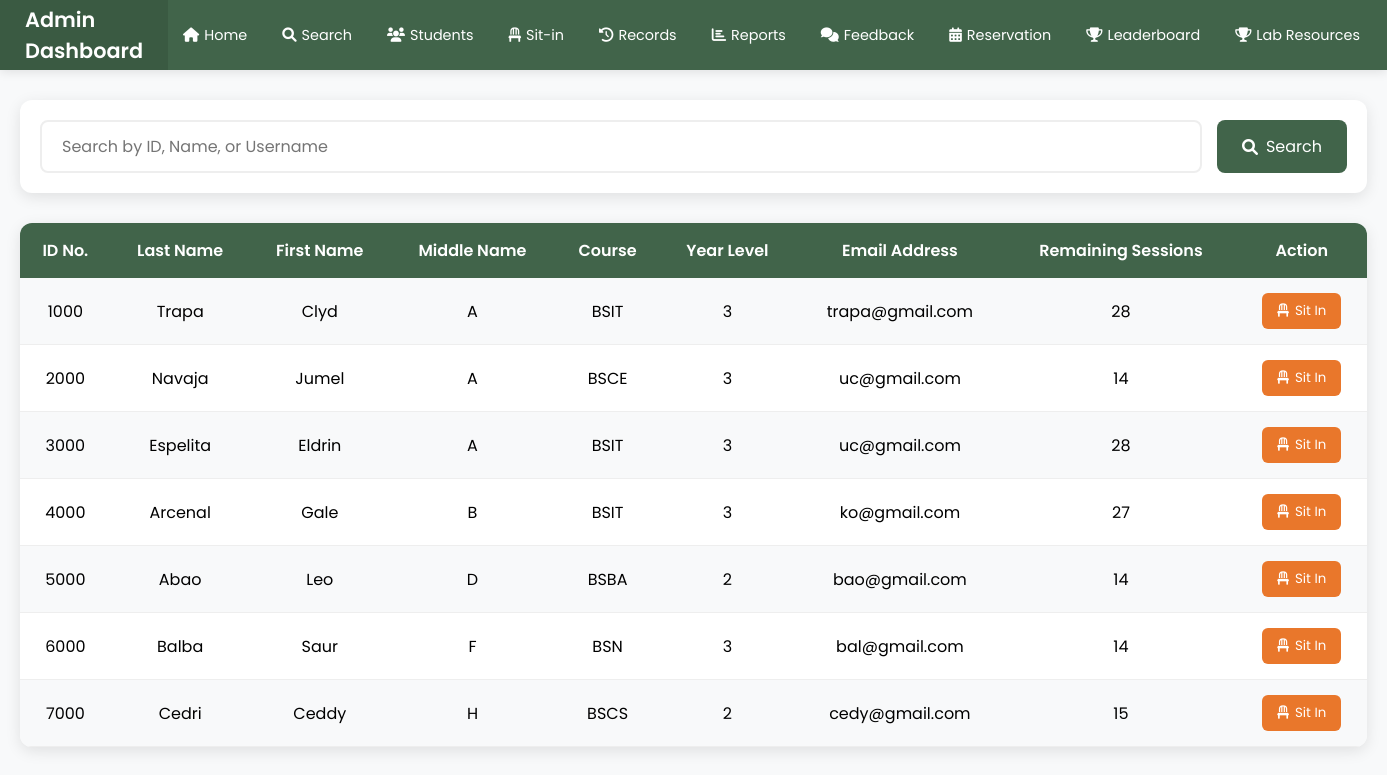
Before: /search with the older database file.
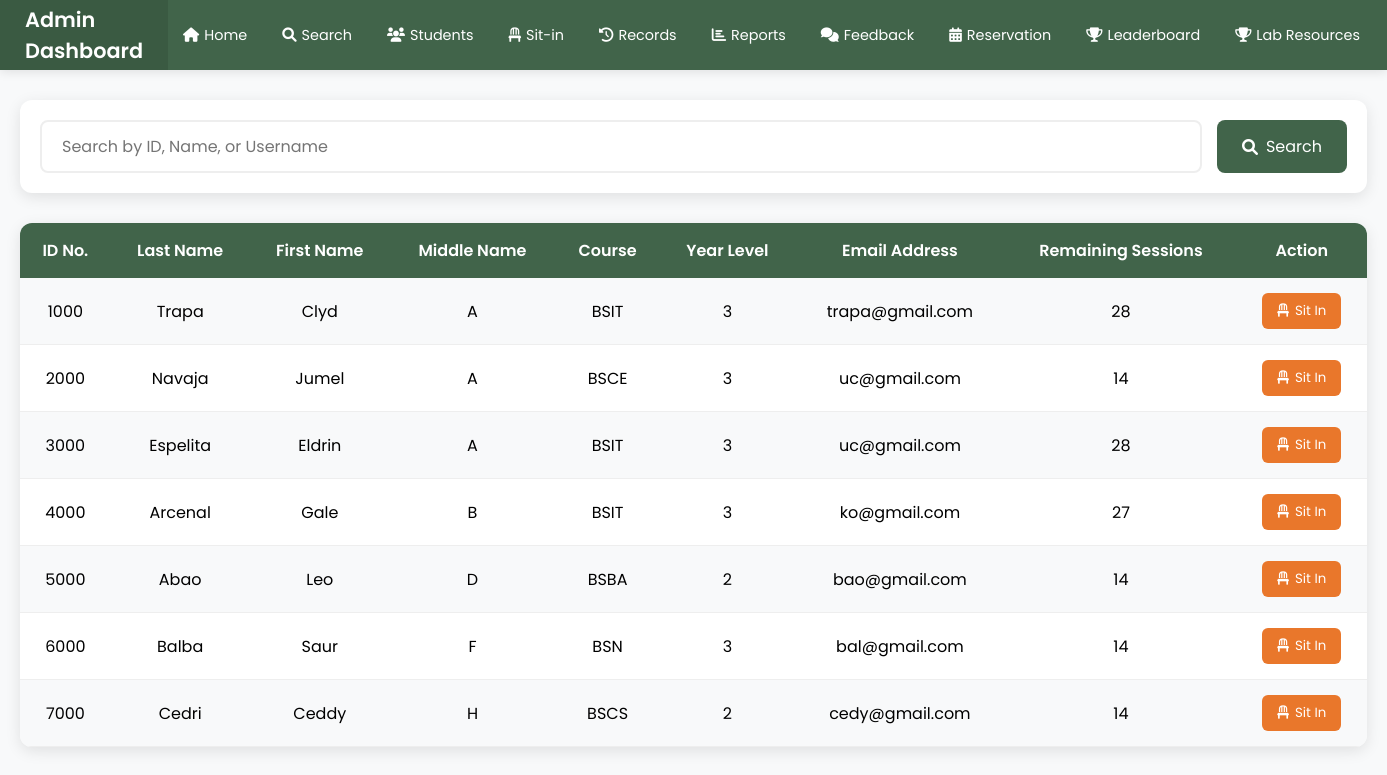
After: the same page with the newer database file.
### tables this page shows
CREATE TABLE users (
            id INTEGER PRIMARY KEY AUTOINCREMENT,
            idno TEXT UNIQUE NOT NULL,
            firstname TEXT NOT NULL,
            lastname TEXT NOT NULL,
            middlename TEXT,
            course TEXT,
            year_level TEXT,
            email_address TEXT,
            password TEXT NOT NULL,
            role TEXT DEFAULT 'student',
            remaining_sessions INTEGER DEFAULT 0,
            profile_pic TEXT
        , points INTEGER DEFAULT 0);

### app.py (the view)
@app.route('/search', methods=['GET', 'POST'])
def search():
    students = []
    search_query = request.form.get('search_query', '')
    with sqlite3.connect('users.db') as conn:
        cursor = conn.cursor()
        if search_query:
            query = '''
                SELECT idno, lastname, firstname, middlename, course, year_level, email_address, remaining_sessions
                FROM users
                WHERE idno LIKE ? OR lastname LIKE ? OR firstname LIKE ?
            '''
            cursor.execute(query, (f'%{search_query}%', f'%{search_query}%', f'%{search_query}%'))
        else:
            query = '''
                SELECT idno, lastname, firstname, middlename, course, year_level, email_address, remaining_sessions
                FROM users
            '''
            cursor.execute(query)
        students = cursor.fetchall()
    return render_template('search.html', students=students)

### templates/search.html (shortened to what this page needs)
<!DOCTYPE html>
<html lang="en">
<head>
    <link rel="stylesheet" href="https://cdnjs.cloudflare.com/ajax/libs/font-awesome/6.0.0/css/all.min.css">
</head>
<body>
    <div class="navbar">
        <div class="logo">Admin Dashboard</div>
        <ul class="nav-links">
            <li><a href="{{ url_for('admin_dashboard') }}"><i class="fas fa-home"></i> Home</a></li>
            <li><a href="{{ url_for('search') }}"><i class="fas fa-search"></i> Search</a></li>
            <li><a href="{{ url_for('students') }}"><i class="fas fa-users"></i> Students</a></li>
            <li><a href="{{ url_for('current_sit_in') }}"><i class="fas fa-chair"></i> Sit-in</a></li>
            <li><a href="{{ url_for('sit_in_records') }}"><i class="fas fa-history"></i> Records</a></li>
            <li><a href="{{ url_for('sit_in_report') }}"><i class="fas fa-chart-bar"></i> Reports</a></li>
            <li><a href="{{ url_for('feedback_report') }}"><i class="fas fa-comments"></i> Feedback</a></li>
            <li><a href="{{ url_for('reservation') }}"><i class="fas fa-calendar-alt"></i> Reservation</a></li>
            <li><a href="{{ url_for('leaderboard') }}"><i class="fas fa-trophy"></i> Leaderboard</a></li>
            <li><a href="{{ url_for('admin_resources') }}"><i class="fas fa-trophy"></i>Lab Resources</a></li>
        </ul>
        <div class="logout-container">
        </div>
    </div>
    <div class="container">
        <form method="POST" action="{{ url_for('search') }}" class="search-box">
            <input type="text" name="search_query" placeholder="Search by ID, Name, or Username">
            <button type="submit">
                <i class="fas fa-search"></i>
                Search
            </button>
        </form>
        <div class="table-container">
            <table>
                <thead>
                    <tr>
                        <th>ID No.</th>
                        <th>Last Name</th>
                        <th>First Name</th>
                        <th>Middle Name</th>
                        <th>Course</th>
                        <th>Year Level</th>
                        <th>Email Address</th>
                        <th>Remaining Sessions</th>
                        <th>Action</th>
                    </tr>
                </thead>
                <tbody>
                    {% for student in students %}
                    <tr>
                        <td>{{ student[0] }}</td>
                        <td>{{ student[1] }}</td>
                        <td>{{ student[2] }}</td>
                        <td>{{ student[3] }}</td>
                        <td>{{ student[4] }}</td>
                        <td>{{ student[5] }}</td>
                        <td>{{ student[6] }}</td>
                        <td>{{ student[7] }}</td>
                        <td>
                            <div class="button-container">
                                <button class="sit-in-btn" onclick="openModal('{{ student[0] }}', '{{ student[1] }}', '{{ student[2] }}')">
                                    <i class="fas fa-chair"></i>
                                    Sit In
                                </button>
                            </div>
                        </td>
                    </tr>
                    {% endfor %}
                </tbody>
            </table>
        </div>
    </div>
</body>
</html>

Changed rows visible on the page:
changed users "Cedri": remaining_sessions "15" → "14"
